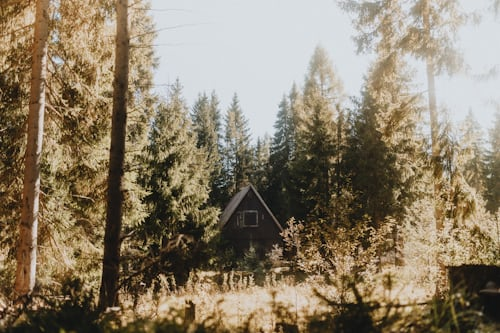
#> input picture images/1.jpg, 500 x 333 px
$ python -i image_utils.py   (imports and definitions only)
#> lines starting #> are read from the running program, lines starting #| are printed output that depends on the picture
# Source - https://stackoverflow.com/a/62931912
# Posted by Seongeun  So
# Retrieved 2026-07-28, License - CC BY-SA 4.0
import numpy as np
import cv2
from PIL import Image

def outline(origin_image:Image.Image, threshold=0, stroke_size=2, colors=((128,128,128),)):
    img = np.array(origin_image)
    h, w, _ = img.shape
    padding = stroke_size + 50
    alpha = img[:,:,3]
    rgb_img = img[:,:,0:3]
    bigger_img = cv2.copyMakeBorder(rgb_img, padding, padding, padding, padding,
                                        cv2.BORDER_CONSTANT, value=(0, 0, 0, 0))
    alpha = cv2.copyMakeBorder(alpha, padding, padding, padding, padding, cv2.BORDER_CONSTANT, value=0)
    bigger_img = cv2.merge((bigger_img, alpha))
    h, w, _ = bigger_img.shape

    _, alpha_without_shadow = cv2.threshold(alpha, threshold, 255, cv2.THRESH_BINARY)  # threshold=0 in photoshop
    alpha_without_shadow = 255 - alpha_without_shadow
    dist = cv2.distanceTransform(alpha_without_shadow, cv2.DIST_L2, cv2.DIST_MASK_3)  # dist l1 : L1 , dist l2 : l2
    stroked = change_matrix(dist, stroke_size)
    stroke_alpha = (stroked * 255).astype(np.uint8)

    stroke_b = np.full((h, w), colors[0][2], np.uint8)
    stroke_g = np.full((h, w), colors[0][1], np.uint8)
    stroke_r = np.full((h, w), colors[0][0], np.uint8)

    stroke = cv2.merge((stroke_b, stroke_g, stroke_r, stroke_alpha))
    stroke = cv2pil(stroke)
    bigger_img = cv2pil(bigger_img)
    result = Image.alpha_composite(stroke, bigger_img)
    return result

def change_matrix(input_mat, stroke_size):
    stroke_size = stroke_size - 1
    mat = np.ones(input_mat.shape)
    check_size = stroke_size + 1.0
    mat[input_mat > check_size] = 0
    border = (input_mat > stroke_size) & (input_mat <= check_size)
    mat[border] = 1.0 - (input_mat[border] - stroke_size)
    return mat

def cv2pil(cv_img):
    cv_img = cv2.cvtColor(cv_img, cv2.COLOR_BGRA2RGBA)
    pil_img = Image.fromarray(cv_img.astype("uint8"))
    return pil_img

>>> import cv2
>>> picture = cv2.imread('images/1.jpg', cv2.IMREAD_GRAYSCALE)
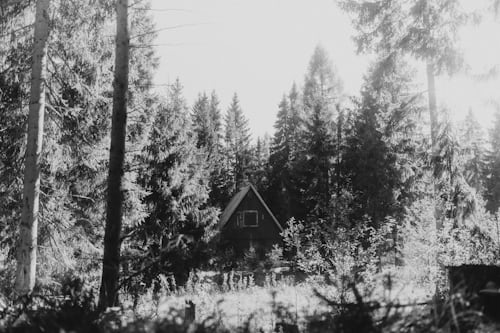
#> picture: shape (333, 500); min 0, max 233, mean 127.6
>>> result = outline(picture)
#> (the run stopped early here; a loop or call above may not have finished)

$ run again, on images/10.jpg
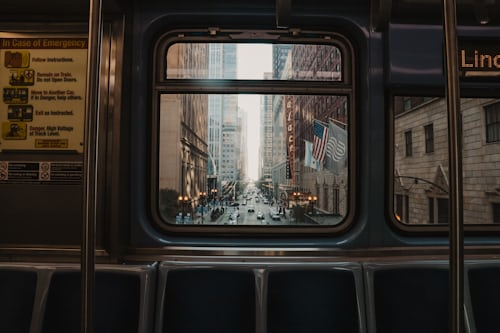
#> input picture images/10.jpg, 500 x 333 px
#> `picture = cv2.imread('images/1.jpg', cv2.IMREAD_GRAYSCALE)`:
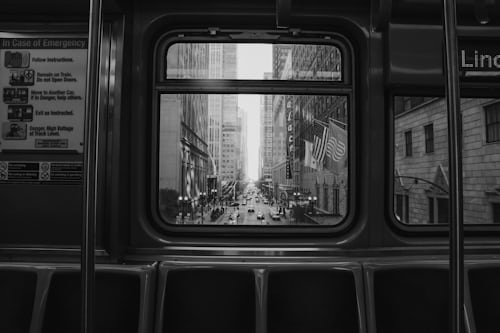
#> picture: shape (333, 500); min 0, max 243, mean 49.7

$ run again, on images/11.jpg
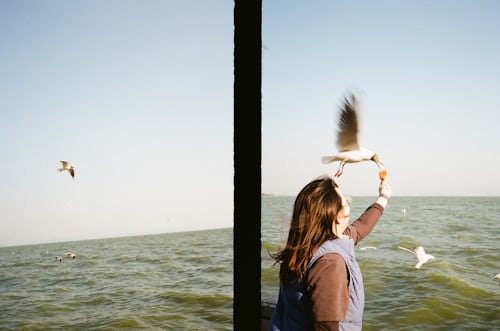
#> input picture images/11.jpg, 500 x 331 px
#> `picture = cv2.imread('images/1.jpg', cv2.IMREAD_GRAYSCALE)`:
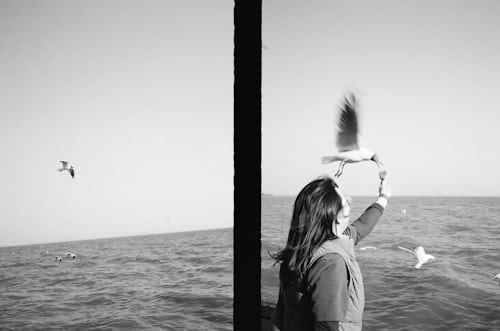
#> picture: shape (331, 500); min 0, max 255, mean 175.8
